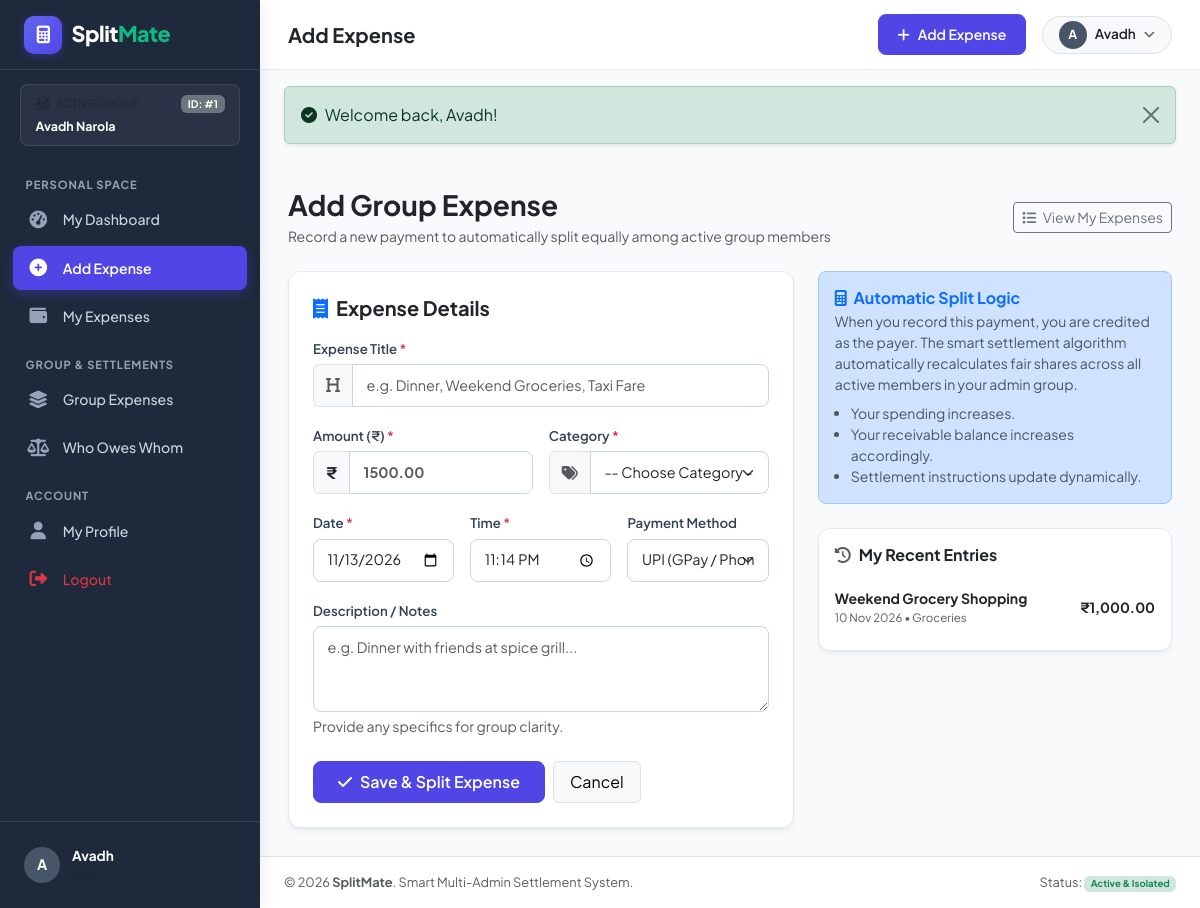
Page /user/add_expense.php (signed in) on the committed database.
### tables this page shows
CREATE TABLE `expenses` (
    `expense_id` INT AUTO_INCREMENT PRIMARY KEY,
    `admin_id` INT NOT NULL,
    `user_id` INT NOT NULL,
    `title` VARCHAR(150) NOT NULL,
    `description` TEXT NULL,
    `amount` DECIMAL(12, 2) NOT NULL,
    `category` VARCHAR(50) NOT NULL,
    `expense_date` DATE NOT NULL,
    `expense_time` TIME NOT NULL,
    `payment_method` ENUM('Cash', 'UPI', 'Card', 'Net Banking', 'Other') DEFAULT 'UPI',
    `created_at` TIMESTAMP DEFAULT CURRENT_TIMESTAMP,
    `updated_at` TIMESTAMP DEFAULT CURRENT_TIMESTAMP ON UPDATE CURRENT_TIMESTAMP,
    INDEX `idx_expense_admin` (`admin_id`),
    INDEX `idx_expense_user` (`user_id`),
    INDEX `idx_expense_date` (`expense_date`),
    CONSTRAINT `fk_expenses_admin` FOREIGN KEY (`admin_id`) REFERENCES `admins` (`admin_id`) ON DELETE CASCADE,
    CONSTRAINT `fk_expenses_user` FOREIGN KEY (`user_id`) REFERENCES `users` (`user_id`) ON DELETE CASCADE
);

### user/add_expense.php (the view, shortened to what the rows shown need)
<?php
$userId  = current_user_id();
$adminId = current_admin_id();
$pdo = db();
$recStmt = $pdo->prepare("SELECT * FROM expenses WHERE user_id = ? AND admin_id = ? ORDER BY expense_date DESC, expense_time DESC LIMIT 5");
$recStmt->execute([$userId, $adminId]);
$recentEntries = $recStmt->fetchAll();
require_once __DIR__ . '/../includes/header.php';
?>
<div class="row g-4">
    <div class="col-lg-5">
        <div class="sm-card p-3">
            <?php if (empty($recentEntries)): ?>
                <div class="text-center text-muted py-3 small">
                    No prior expenses logged. Your first entry will show here.
                </div>
            <?php else: ?>
                <div class="list-group list-group-flush">
                    <?php foreach ($recentEntries as $rec): ?>
                        <div class="list-group-item d-flex justify-content-between align-items-center px-0 py-2">
                            <div>
                                <div class="fw-bold text-dark small"><?= e($rec['title']) ?></div>
                                <div class="text-muted" style="font-size: 0.72rem;">
                                    <?= format_date($rec['expense_date']) ?> &bull; <?= e($rec['category']) ?>
                                </div>
                            </div>
                            <span class="fw-bold text-dark small"><?= format_currency($rec['amount']) ?></span>
                        </div>
                    <?php endforeach; ?>
                </div>
            <?php endif; ?>
        </div>
    </div>
</div>
<?php
require_once __DIR__ . '/../includes/footer.php';
?>

### includes/sidebar.php (shortened to what the rows shown need)
<?php
$adminId = current_admin_id();
$adminName = 'Admin Group';
if ($adminId > 0) {
    $stmt = db()->prepare("SELECT full_name FROM admins WHERE admin_id = ?");
    $stmt->execute([$adminId]);
    $adminRow = $stmt->fetch();
    if ($adminRow) {
        $adminName = $adminRow['full_name'];
    }
}
?>
<aside class="app-sidebar" id="appSidebar">
    <div class="sidebar-admin-badge">
        <div class="d-flex align-items-center justify-content-between text-muted mb-1" style="font-size: 0.72rem;">
            <span><i class="fa-solid fa-users-gear me-1"></i> ACTIVE GROUP</span>
            <span class="badge bg-secondary" style="font-size: 0.65rem;">ID: #<?= $adminId ?></span>
        </div>
        <div class="fw-bold text-white text-truncate" title="<?= e($adminName) ?>">
            <?= e($adminName) ?>
        </div>
    </div>
</aside>

### rows in the picture
expenses: title "Weekend Grocery Shopping", expense_date "10 Nov 2026", category "Groceries", amount "₹1,000.00"

### other values in the picture
$adminId "1"
$adminName "Avadh Narola"
substr($user['name'] ?? 'U', 0, 1) "A"
$user['name'] "Avadh"
$pageTitle "Add Expense"
substr($currentUser['name'] ?? 'U', 0, 1) "A"
$currentUser['name'] "Avadh"
$flash['message'] "Welcome back, Avadh!"
